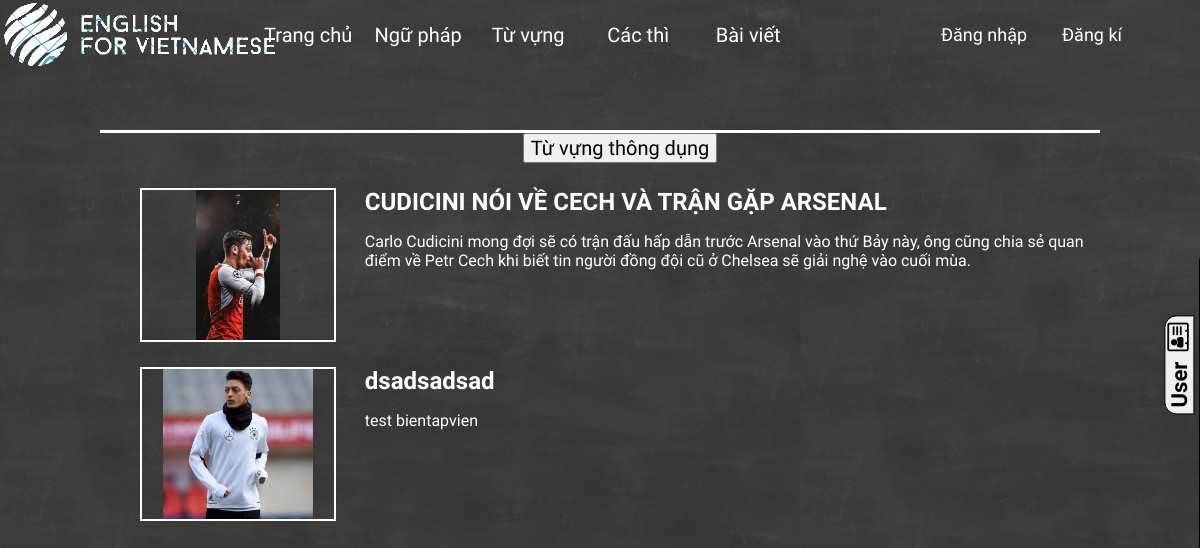
The page /?option=5&matheloai=1 on the database its author committed.
### tables this page shows
CREATE TABLE `tbldanhmuc` (
  `madanhmuc` int(11) NOT NULL,
  `tendanhmuc` varchar(250) DEFAULT NULL
);

CREATE TABLE `tbltheloai` (
  `matheloai` int(11) NOT NULL,
  `tentheloai` varchar(300) DEFAULT NULL,
  `madanhmuc` int(11) DEFAULT NULL
);

CREATE TABLE `noidungbaiviet` (
  `mabaiviet` int(11) NOT NULL,
  `tieude` text,
  `mota` text,
  `img` text,
  `noidung` text,
  `matheloai` int(11) DEFAULT NULL,
  `thoigian` datetime NOT NULL DEFAULT CURRENT_TIMESTAMP,
  `tinhtrang` tinyint(4) DEFAULT NULL
);

### index.php (the view, shortened to what this page needs)
<!DOCTYPE html>
<html lang="en">
<head>
    <link rel="stylesheet" href="CSS/style.css?v=<?php echo time(); ?>">
    <?php
        if(isset($_GET["option"]))
        {
            $scan=$_GET["option"];
            switch ($scan)
            {
                ?>
                <?php
                case 5:
                    if (isset($_GET["matheloai"])||isset($_GET["search"]))
                        {
                    ?>
                            <link rel="stylesheet" href="user/css/baiviettheloai.css?v=<?php echo time(); ?>">
                    <?php
                        }
                        else {
                    ?>
                             <link rel="stylesheet" href="user/css/baiviet.css?v=<?php echo time(); ?>">
                    <?php
                        }
                    break;
                ?>
                <?php
            }
        }
        else
        {
    ?>
    <link rel="stylesheet" href="CSS/home.css?v=<?php echo time(); ?>">
    <?php
        }
    ?>
    <link rel="stylesheet" href="https://cdnjs.cloudflare.com/ajax/libs/font-awesome/4.7.0/css/font-awesome.min.css">
    <link rel="stylesheet" href="https://cdnjs.cloudflare.com/ajax/libs/font-awesome/4.7.0/css/font-awesome.min.css">
    <div id="banner">
        <div class="logo">
            <img src="logo1.png" alt="">
        </div>
        <div class="menu">
        <?php
            $connect=connect("project");
            $query="select*from tbldanhmuc ";
            $excute=mysqli_query($connect,$query);
            $a=mysqli_fetch_array($excute,MYSQLI_ASSOC);
        ?>
        <ul>
            <?php
                while($a!=null)
                {
                ?>
                    <li><a href="?option=<?php echo $a["madanhmuc"]; ?>"><?php echo $a["tendanhmuc"]; ?></a></li>
                <?php
                    $a=mysqli_fetch_array($excute,MYSQLI_ASSOC);
                }
            ?>
        </ul>
        </div>
        <div class="sign">
            <?php
                if(isset($_SESSION["tk"]))
                {
            ?>
                <ul id="user">
                    <li><i class="fa fa-address-card-o" style="font-size:25px;margin-left:5px"></i> TênTK: <?php echo $_SESSION["tk"]["tentk"]; ?>
                    <li><a href="" onclick="confirm_logout()"><i class="fa fa-share-square-o"></i> Logout</a></li>
                </ul>
            <?php
                }
                else if (isset($_SESSION["tkadmin"]))
                {
            ?>
                    <a href="admin" style="font-size:21px;color:white;text-decoration:none;line-height:70px;font-family: 'Patrick Hand', cursive;">Đến trang admin <i class="fa fa-hand-o-right"></i></a>
            <?php
                }
                else
                {
            ?>
            <ul id="buttonlogin">
                <li><span onclick="hienthi_login(0)">Đăng nhập</span></li>
                <li><span onclick="hienthi_login(1)">Đăng kí</span></li>
            </ul>
            <?php
                }
            ?>
        </div>
    </div>
    <div id="menuright">
        <button id="buttonright" onclick="menudoc()" value="0">User <i class="fa fa-address-card-o" style="font-size:25px;margin-left:5px"></i></button>
    </div>
</head>
<?php
        if(isset($_GET["option"]))
        {
            $scan=$_GET["option"];
            switch ($scan) {
                case 5:
                    if(isset($_GET["matheloai"])||isset($_GET["search"]))
                    {
                        include("user/baiviettheloai.php");
                    }
                    else {
                        include("user/baiviet.php");
                    }
                    break;
            }
        }
        else
        {
            include("home.php");
        }
?>
</html>

### user/baiviettheloai.php (shortened to what this page needs)
<?php
    $connect=connect("project");
    if (isset($_GET["matheloai"]))
    {
        $query="select tentheloai from tbltheloai where matheloai=".$_GET["matheloai"];
        $excute=mysqli_query($connect,$query);
        $theloai=mysqli_fetch_array($excute)[0];
        $query="select *from noidungbaiviet where matheloai=".$_GET["matheloai"]." and tinhtrang=0";
        $excute=mysqli_query($connect,$query);
        $a=mysqli_fetch_array($excute);
?>
<body>
    <ul id="alltl">
        <li id="tentl"><button><?php echo $theloai ?></button></li>
        <?php
            while ($a != null)
            {
        ?>
            <li>
                <a class="hienbv" data-mabv="<?php echo $a[0] ?>">
                    <div class="bv">
                        <div class="imgbv">
                            <img src="<?php echo $a[3]?>" alt="Không có hình ảnh">
                        </div>
                        <div class="mtbv">
                            <h2><?php echo $a[1]?></h2>
                            <p><?php echo $a[2]; ?></p>
                        </div>
                    </div>
                </a>
            </li>
        <?php
            $a=mysqli_fetch_array($excute);
            }
        ?>
    </ul>
</body>
<?php
    }
?>

### CSS/style.css (style rules this page uses)
#banner { width: 100%; height: 70px; }
.logo { width:20%; background-color: white; height: 100%; float: left; background-color: #ffffff00; }
.logo img { padding: 0px; }
.menu ul li a { color: white; text-decoration: none; display: block; text-align: center; font-size: 18px; font-family: 'Patrick Hand', cursive; font-size: 20px; }
.menu ul li { list-style: none; float: left; width: 110px; position: relative; }
.menu ul { width: 100%; margin:auto; height: 30px; line-height: 30px; position: absolute; padding: 0px; top: 20px; left: 2%; }
.sign ul { width: 80%; margin:auto; height: 30px; line-height: 30px; position: absolute; right: 10%; top: 20px; }
.menu { float: left; width: 55%; height: 100%; margin:auto; position: relative; }
#buttonlogin { float: left; position: absolute; width:80%; height: 50px; right: 10%; }
#buttonlogin li { width: 45%; height: 30px; float: left; list-style: none; text-align: center; }
#buttonlogin li span { color: white; font-size: 18px; cursor: pointer; font-family: 'Patrick Hand', cursive; display: block; }
.sign { float: left; width: 25%; position: relative; height: 70px; }
#menuright { background-color: lightseagreen; height: 43%; width: 250px; position: fixed; top: 250px; right: -263px; transition: 2s; z-index: 99; border: 7px double black; border-top-left-radius: 12px; }
#buttonright { position: fixed; top: 350px; right: -29px; transform: rotate(270deg); font-size: 22px; font-family: 'Patrick Hand', cursive; font-weight: bold; border:1px solid black; border-top-left-radius: 12px; border-top-right-radius: 12px; transition: 2s; z-index: 99; cursor: pointer; }

### user/css/baiviettheloai.css (style rules this page uses)
* { word-wrap: break-word; font-family: 'Patrick Hand', cursive; }
body { padding: 0px; margin:0px; background-image: url(bangphan.jpg); height: 550px; }
li { list-style: none; }
#alltl { width: 80%; border-top: 3px white solid; margin: auto; margin-top: 5%; }
div.bv { width: 100%; height: 150px; margin-bottom: 3%; }
div.imgbv { width: 20%; height: 100%; float: left; margin-right: 3%; display: flex; border:2px solid white; }
div.imgbv img { max-width: 100%; max-height: 100%; height: auto; width: auto; margin:auto; }
div.mtbv { width: 75%; height: 100%; float: left; }
h2 { margin: 0px; }
#tentl { width: 100%; height: 55px; text-align: center; }
#tentl button { font-size: 20px; }
a { text-decoration:none; color: white; font-family: 'Patrick Hand', cursive; cursor: pointer; }

### rows shown on the page
tbldanhmuc: tendanhmuc "Trang chủ"
tbldanhmuc: tendanhmuc "Ngữ pháp"
tbldanhmuc: tendanhmuc "Từ vựng"
tbldanhmuc: tendanhmuc "Các thì"
tbldanhmuc: tendanhmuc "Bài viết"
tbltheloai: tentheloai "Từ vựng thông dụng"
noidungbaiviet: img (picture), tieude "CUDICINI NÓI VỀ CECH VÀ TRẬN GẶP ARSENAL", mota "Carlo Cudicini mong đợi sẽ có trận đấu hấp dẫn trước Arsenal vào thứ Bảy này, ông cũng chia sẻ quan điểm về Petr Cech khi biết tin người đồng đội cũ ở Chelsea sẽ giải nghệ vào cuối mùa."
noidungbaiviet: img (picture), tieude "dsadsadsad", mota "test bientapvien"
